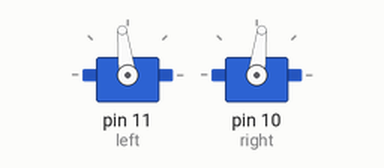
Simulated run of this sketch. Board: Arduino Uno, built with avr-gcc and run on an emulated ATmega328P. Shown: 2 × servo.

Above: at 0.05 s.
At 0.9 s:
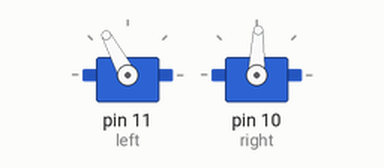
At 1.8 s:
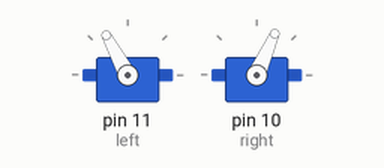
At 3.6 s:
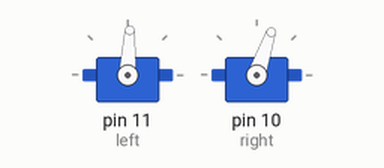
Timing chart, 0 to 9.1 s (numbered marks = the images above):
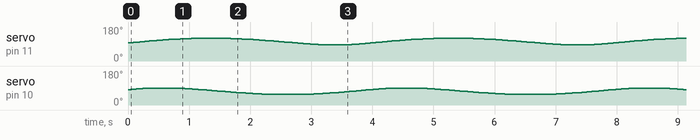

The sketch:

WorkingNon-interaction.ino
```cpp
#include <Servo.h>

Servo left;
Servo right;

#define PI 3.1415926535897932384626433832795
#define HALF_PI 1.5707963267948966192313216916398
#define TWO_PI 6.283185307179586476925286766559
#define DEG_TO_RAD 0.017453292519943295769236907684886
#define RAD_TO_DEG 57.295779513082320876798154814105

float ti;

float tx;
float ty;

int leftVal;
int rightVal;

void setup() {
  // put your setup code here, to run once:
  Serial.begin(115200);
  left.attach(11);
  right.attach(10);
  ti = 0;
  leftVal = 70;
  rightVal = 40;
  right.write(rightVal);
}

void loop() {
  // put your main code here, to run repeatedly:
  ti += 0.00006;

  tx = 4*sin(11*PI*ti) + 6;
  ty = 4*cos(11*PI*ti) + 13.25;

  leftVal = LeftTurnTo(tx, ty);

  //Serial.print("\t Left Val : ");
  //Serial.print(leftVal);

  rightVal = RightTurnTo(tx, ty);
  //Serial.print("\t Right Val : ");
  //Serial.print(rightVal);
  //Serial.println();

  left.write(leftVal);
  right.write(rightVal);

  //Serial.println();
}

float LeftTurnTo(float x, float y){
  float dy = y - 33.0;
  float dx = x - 4.0;

  float D = sqrt(dy*dy + dx*dx);
  float alpha = 0 ;
  alpha = (atan(dx / dy) * RAD_TO_DEG)+90;

  float beta = acos(D/31.0)* RAD_TO_DEG;

  float angle = alpha + beta;
  //Serial.println(alpha);
  //Serial.print("\t Left Angle: ");
  //Serial.print(alpha);
  float Servo_Angle = map(angle, 90.0, 180.0, 154.0, 50.0); // left vals 154.0, 50.0
  return Servo_Angle;
}

float RightTurnTo(float x, float y){
  float dy = y - 33.0;
  float dx = x - 8.0;

  float D = sqrt(dy*dy + dx*dx);
  float alpha = 0 ;
  alpha = (atan(dx / dy) * RAD_TO_DEG) + 90;

  float beta = acos(D/31.0)* RAD_TO_DEG;

  float angle = alpha - beta;
  //Serial.print("\t Right Angle: ");
  //Serial.println(angle);

  float Servo_Angle = map(angle, 0.0, 90.0, 124.0, 21.0); //right vals 127.0, 23.0
  return Servo_Angle;
}
```
